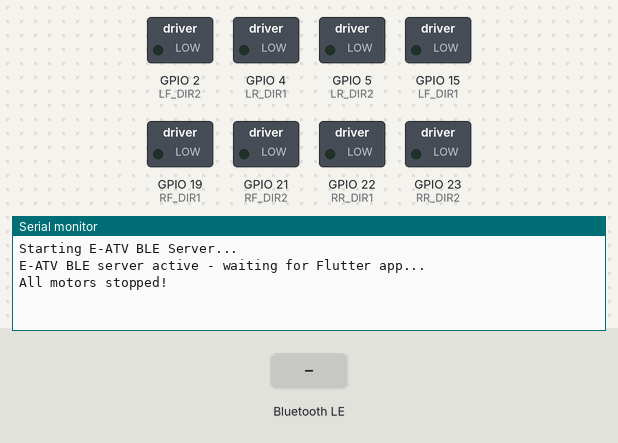
Simulated run of this sketch. Board: ESP32. Shown: switched loads named in the sketch (green lamp = pin HIGH), the last lines printed to the serial monitor. The inputs (shaded band) are chosen by the test bench. Nothing arrives over Bluetooth unless stated; a phone connects over Bluetooth LE 3 s after start.

Above: at 1.2 s.
1.3 s: Bluetooth LE write "MOVE:" received
At 2.5 s:
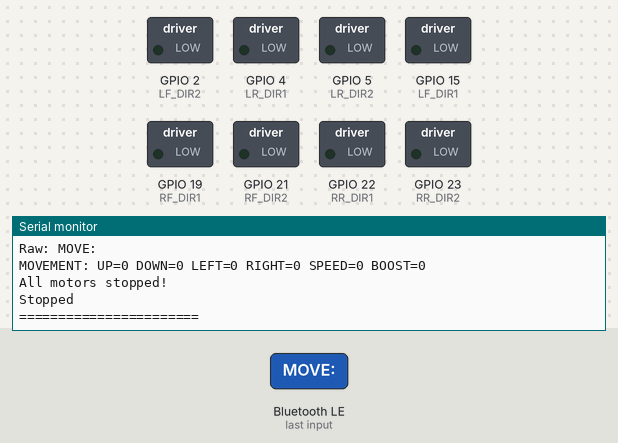
2.8 s: Bluetooth LE write "LIGHT:" received
At 2.96 s:
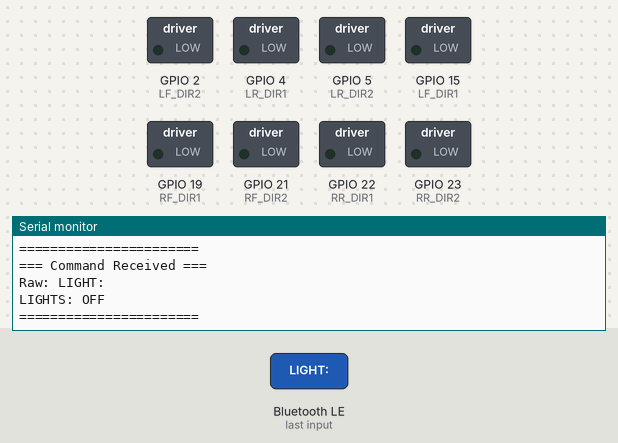
4.3 s: Bluetooth LE write "HORN:" received
At 4.7 s:
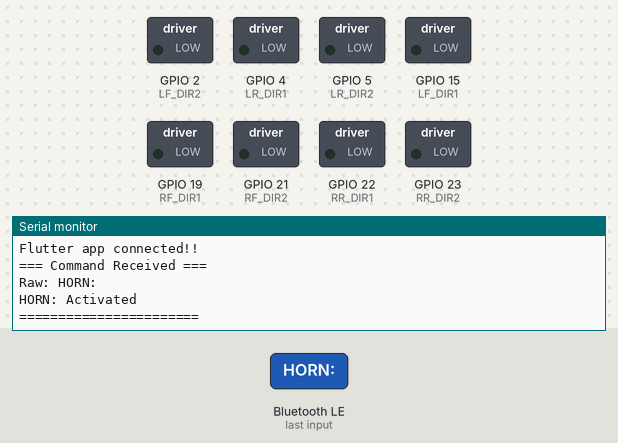

The sketch:

Mark-2.ino
```cpp
#include <BLEDevice.h>
#include <BLEUtils.h>
#include <BLEServer.h>
#include <Arduino.h>

// ======== BLE UUIDs ========
#define SERVICE_UUID        "4fafc201-1fb5-459e-8fcc-c5c9c331914b"
#define CHARACTERISTIC_UUID "beb5483e-36e1-4688-b7f5-ea07361b26a8"

// ======== Motor Driver Direction Pins ========
// TB6612FNG #1 (Left Side)
#define LF_DIR1 15    // Left-Front Motor
#define LF_DIR2 2
#define LR_DIR1 4    // Left-Rear Motor
#define LR_DIR2 5

// TB6612FNG #2 (Right Side)
#define RF_DIR1 19    // Right-Front Motor
#define RF_DIR2 21
#define RR_DIR1 22    // Right-Rear Motor
#define RR_DIR2 23

// ======== Forward Declarations ========
void processCommand(const String& command);
int  getValue(const String& command, const String& key);
void handleMovement(int up, int down, int left, int right, int speed, int boost);
void stopAllMotors();
void controlMotor(int dir1Pin, int dir2Pin, int direction);

// ======== BLE Globals ========
BLEServer*        pServer         = nullptr;
BLECharacteristic* pCharacteristic = nullptr;
bool deviceConnected = false;
bool oldDeviceConnected = false;

// ======== BLE Callback Classes ========
class MyServerCallbacks : public BLEServerCallbacks {
  void onConnect(BLEServer* pServer) override {
    deviceConnected = true;
    Serial.println("Flutter app connected!!");
  }
  void onDisconnect(BLEServer* pServer) override {
    deviceConnected = false;
    Serial.println("Flutter app disconnected. Waiting for reconnection...");
  }
};

class MyCallbacks : public BLECharacteristicCallbacks {
  void onWrite(BLECharacteristic* pCharacteristic) override {
    String value = String(pCharacteristic->getValue().c_str());
    if (value.length() > 0) {
      Serial.println("=== Command Received ===");
      Serial.println("Raw: " + value);
      processCommand(value);
      Serial.println("=======================");
    }
  }
};

// ======== Setup ========
void setup() {
  Serial.begin(115200);
  Serial.println("Starting E-ATV BLE Server...");

  // --- BLE init ---
  BLEDevice::init("E-ATV");
  pServer = BLEDevice::createServer();
  pServer->setCallbacks(new MyServerCallbacks());

  BLEService* pService = pServer->createService(SERVICE_UUID);
  pCharacteristic = pService->createCharacteristic(
    CHARACTERISTIC_UUID,
    BLECharacteristic::PROPERTY_READ | BLECharacteristic::PROPERTY_WRITE
  );
  pCharacteristic->setCallbacks(new MyCallbacks());
  pCharacteristic->setValue("E-ATV Ready");
  pService->start();

  BLEAdvertising* pAdvertising = BLEDevice::getAdvertising();
  pAdvertising->addServiceUUID(SERVICE_UUID);
  pAdvertising->setScanResponse(true);
  pAdvertising->setMinPreferred(0x06);
  pAdvertising->setMinPreferred(0x12);
  BLEDevice::startAdvertising();

  Serial.println("E-ATV BLE server active - waiting for Flutter app...");

  // --- Configure motor direction pins ---
  pinMode(LF_DIR1, OUTPUT); pinMode(LF_DIR2, OUTPUT);
  pinMode(LR_DIR1, OUTPUT); pinMode(LR_DIR2, OUTPUT);
  pinMode(RF_DIR1, OUTPUT); pinMode(RF_DIR2, OUTPUT);
  pinMode(RR_DIR1, OUTPUT); pinMode(RR_DIR2, OUTPUT);

  // Ensure motors start stopped
  stopAllMotors();
}

// ======== Loop ========
void loop() {
  if (!deviceConnected && oldDeviceConnected) {
    delay(500);
    BLEDevice::startAdvertising();
    Serial.println("Restarting BLE advertising...");
    oldDeviceConnected = deviceConnected;
  }
  if (deviceConnected && !oldDeviceConnected) {
    oldDeviceConnected = deviceConnected;
  }
  delay(100);
}

// ======== Command Parsing ========
void processCommand(const String& command) {
  if (command.startsWith("MOVE:")) {
    int up    = getValue(command, "UP=");
    int down  = getValue(command, "DOWN=");
    int left  = getValue(command, "LEFT=");
    int right = getValue(command, "RIGHT=");
    int speed = getValue(command, "SPEED="); // kept for BLE compatibility
    int boost = getValue(command, "BOOST=");
    Serial.printf(
      "MOVEMENT: UP=%d DOWN=%d LEFT=%d RIGHT=%d SPEED=%d BOOST=%d\n",
      up, down, left, right, speed, boost
    );
    handleMovement(up, down, left, right, speed, boost);
  }
  else if (command.startsWith("LIGHT:")) {
    int state = getValue(command, "LIGHT:");
    Serial.println("LIGHTS: " + String(state ? "ON" : "OFF"));
    // TODO: light control
  }
  else if (command.startsWith("HORN:")) {
    Serial.println("HORN: Activated");
    // TODO: horn control
  }
  else if (command.startsWith("STOP:")) {
    Serial.println("EMERGENCY STOP: All motors stopped");
    stopAllMotors();
  }
  else {
    Serial.println("Unknown command: " + command);
  }
}

int getValue(const String& command, const String& key) {
  int start = command.indexOf(key);
  if (start < 0) return 0;
  start += key.length();
  int end = command.indexOf(',', start);
  if (end < 0) end = command.length();
  return command.substring(start, end).toInt();
}

// ======== Movement Logic (no PWM) ========
// ======== Movement Logic (simple directional checks) ========
void handleMovement(int up, int down, int left, int right, int speed, int boost) {
  // Priority: emergency stop if conflicting inputs
  if ((up && down) || (left && right)) {
    stopAllMotors();
    Serial.println("Conflict input – stopping all motors");
    return;
  }

    // DIAGONAL CASES (NEW)
  if (up && right) {
    // Forward-Right diagonal: right side slower/stopped, left side forward
    controlMotor(LF_DIR1, LF_DIR2,  0);
    controlMotor(LR_DIR1, LR_DIR2,  1);
    controlMotor(RF_DIR1, RF_DIR2, 0);
    controlMotor(RR_DIR1, RR_DIR2, -1);
    Serial.println("Turning RIGHT");
  }
  else if (up && left) {
    // Forward-Left diagonal: left side slower/stopped, right side forward
    controlMotor(LF_DIR1, LF_DIR2, 0);  // Left-Front stopped
    controlMotor(LR_DIR1, LR_DIR2, 0);  // Left-Rear stopped
    controlMotor(RF_DIR1, RF_DIR2, 1);  // Right-Front forward
    controlMotor(RR_DIR1, RR_DIR2, -1); // Right-Rear forward
    Serial.println("Moving FORWARD-LEFT");
  }
  else if (down && right) {
    // Backward-Right diagonal: right side slower/stopped, left side reverse
    controlMotor(LF_DIR1, LF_DIR2, 1);  // Left-Front reverse
    controlMotor(LR_DIR1, LR_DIR2, -1); // Left-Rear reverse
    controlMotor(RF_DIR1, RF_DIR2, 0);  // Right-Front stopped
    controlMotor(RR_DIR1, RR_DIR2, 0);  // Right-Rear stopped
    Serial.println("Moving BACKWARD-RIGHT");
  }
  else if (down && left) {
    // Backward-Left diagonal: left side slower/stopped, right side reverse
    controlMotor(LF_DIR1, LF_DIR2, 0);  // Left-Front stopped
    controlMotor(LR_DIR1, LR_DIR2, 0);  // Left-Rear stopped
    controlMotor(RF_DIR1, RF_DIR2, -1); // Right-Front reverse
    controlMotor(RR_DIR1, RR_DIR2, 1);  // Right-Rear reverse
    Serial.println("Moving BACKWARD-LEFT");
  }

  if (up) {
    // Forward: all four motors forward
    controlMotor(LF_DIR1, LF_DIR2, -1);//front motor
    controlMotor(LR_DIR1, LR_DIR2, 1);
    controlMotor(RF_DIR1, RF_DIR2, 1);
    controlMotor(RR_DIR1, RR_DIR2, -1);// front right motor
    Serial.println("Moving FORWARD");
  }
  else if (down) {
    // Backward: all four motors reverse
    controlMotor(LF_DIR1, LF_DIR2, 1);
    controlMotor(LR_DIR1, LR_DIR2, -1);
    controlMotor(RF_DIR1, RF_DIR2, -1);
    controlMotor(RR_DIR1, RR_DIR2, 1);
    Serial.println("Moving BACKWARD");
  }
  else if (left) {
    // Left turn: left side backward, right side forward
    controlMotor(LF_DIR1, LF_DIR2, -1);     // Left Front: backward
    controlMotor(LR_DIR1, LR_DIR2,  0);     // Left Rear: stopped
    controlMotor(RF_DIR1, RF_DIR2,  1);     // Right Front: forward
    controlMotor(RR_DIR1, RR_DIR2,  0);
    Serial.println("Turning LEFT");
  }
  else if (right) {
    // Right turn: left side forward, right side backward
    controlMotor(LF_DIR1, LF_DIR2,  0);
    controlMotor(LR_DIR1, LR_DIR2,  1);
    controlMotor(RF_DIR1, RF_DIR2, 0);
    controlMotor(RR_DIR1, RR_DIR2, -1);
    Serial.println("Turning RIGHT");
  }
  else {
    // No directional input
    stopAllMotors();
    Serial.println("Stopped");
  }
}

// direction: +1 = forward, -1 = reverse, 0 = stop
void controlMotor(int dir1Pin, int dir2Pin, int direction) {
  if (direction > 0) {
    digitalWrite(dir1Pin, HIGH);
    digitalWrite(dir2Pin, LOW);
  } else if (direction < 0) {
    digitalWrite(dir1Pin, LOW);
    digitalWrite(dir2Pin, HIGH);
  } else {
    digitalWrite(dir1Pin, LOW);
    digitalWrite(dir2Pin, LOW);
  }
}

void stopAllMotors() {
  Serial.println("All motors stopped!");
  controlMotor(LF_DIR1, LF_DIR2, 0);
  controlMotor(LR_DIR1, LR_DIR2, 0);
  controlMotor(RF_DIR1, RF_DIR2, 0);
  controlMotor(RR_DIR1, RR_DIR2, 0);
}
```

Measured:
- after the input at 1.3 s, the serial monitor: prints a new line at once (image 1)
- after the input at 2.8 s, the serial monitor: prints a new line at once (image 2)
- after the input at 4.3 s, the serial monitor: prints a new line at once (image 3)
